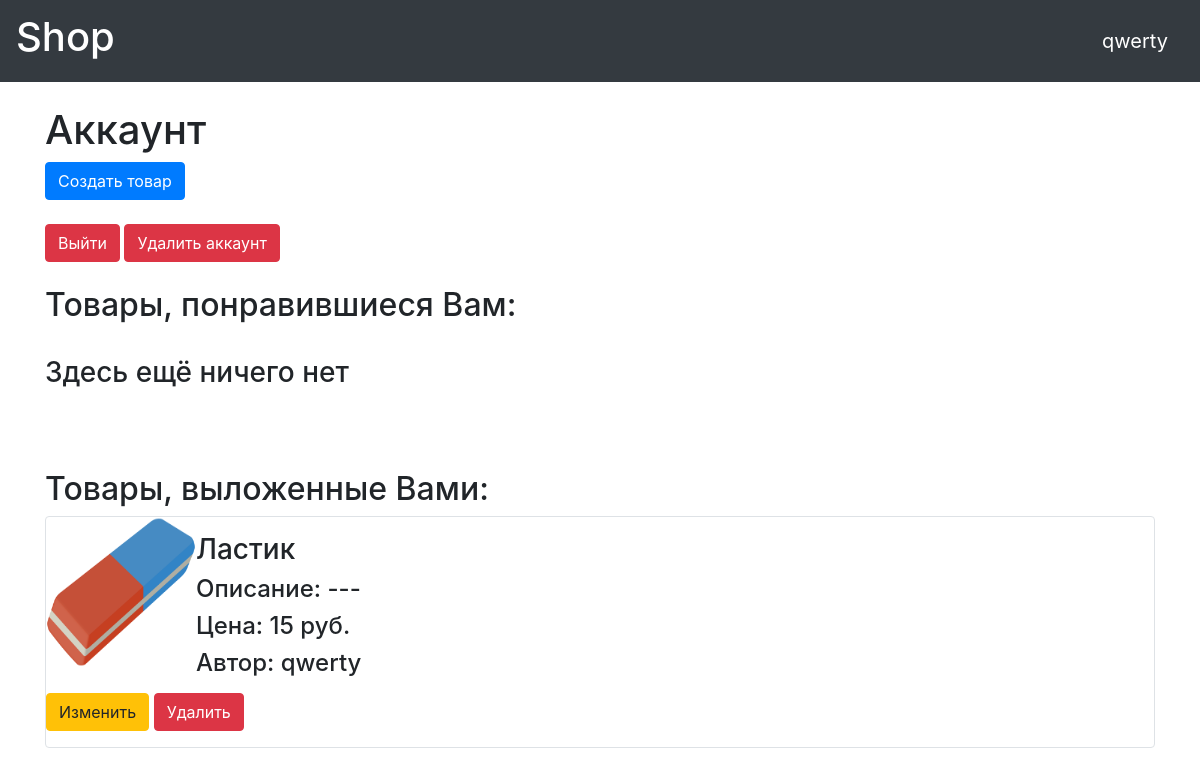
The app's page /account (signed in) with its own data.
### data/users.py (models this page shows, shortened)
class User(SqlAlchemyBase, UserMixin):
    __tablename__ = 'users'
    products = orm.relationship("Products", back_populates='user')
    id = sqlalchemy.Column(sqlalchemy.Integer,
                           primary_key=True, autoincrement=True)
    name = sqlalchemy.Column(sqlalchemy.String, nullable=True)
    email = sqlalchemy.Column(sqlalchemy.String,
                              index=True, unique=True, nullable=True)
    hashed_password = sqlalchemy.Column(sqlalchemy.String, nullable=True)
    role = sqlalchemy.Column(sqlalchemy.String)
    created_date = sqlalchemy.Column(sqlalchemy.DateTime,
                                     default=datetime.datetime.now)
    fav = sqlalchemy.Column(sqlalchemy.String)

### data/products.py (models this page shows)
class Products(SqlAlchemyBase):
    __tablename__ = 'products'
    id = sqlalchemy.Column(sqlalchemy.Integer,
                           primary_key=True, autoincrement=True)
    title = sqlalchemy.Column(sqlalchemy.String, nullable=True)
    content = sqlalchemy.Column(sqlalchemy.String, nullable=True)
    created_date = sqlalchemy.Column(sqlalchemy.DateTime,
                                     default=datetime.datetime.now)
    photo = sqlalchemy.Column(sqlalchemy.String)
    price = sqlalchemy.Column(sqlalchemy.Integer)
    user_id = sqlalchemy.Column(sqlalchemy.Integer,
                                sqlalchemy.ForeignKey("users.id"))
    user = orm.relationship('User')

### main.py (the view)
@app.route("/account")
@login_required
def account():
    db_sess = db_session.create_session()
    products = db_sess.query(Products)
    if current_user.fav != '':
        list_of_fav = current_user.fav.split(';')
        fav = []
        for i in list_of_fav:
            fav.append(int(i))
    else:
        fav = []
    return render_template("account.html", products=products, fav=fav)

### data/db_session.py (called while the page is built)
def create_session() -> Session:
    global __factory
    return __factory()

### main.py (called while the page is built)
@login_manager.user_loader
def load_user(user_id):
    db_sess = db_session.create_session()
    return db_sess.query(User).get(user_id)

### templates/account.html
{% extends "base.html" %}
{% block content %}
<br>
<h1>Аккаунт</h1>
{% if current_user.is_authenticated and current_user.role == "Продавец" %}
<a class="btn btn-primary" href="/products">Создать товар</a>
<br><br/>
{% endif %}
<a class="btn btn-danger" href="/logout">Выйти</a>
<a class="btn btn-danger" href="/delete_account/{{ current_user.id }}">Удалить аккаунт</a>
<br><br/>
<h2>Товары, понравившиеся Вам:</h2>
{% if fav != [] %}
{% for item in products%}
{% for i in fav %}
{% if item.id == i %}
<div class="col-md6 border rounded">
    <img src="/static/img/{{item.photo}}" width=150 height=150 align="left" alt="Что-то пошло не так">
    <p>
    <h3>{{item.title}}</h3>
    <h4>Описание: {{item.content}}</h4>
    <h4>Цена: {{item.price}} руб.</h4>
    <h4>Автор: {{item.user.name}}</h4>
    </p>
    <a href="/delete_fav/{{ item.id }}" class="btn btn-danger">
        Удалить из корзины
    </a>
</div>
{% endif %}
{% endfor %}
{% endfor %}
{% else %}
<br>
<h3>Здесь ещё ничего нет</h3>
<br>
{% endif %}
<br><br/>
{% if current_user.is_authenticated and current_user.role == "Продавец" %}
<h2> Товары, выложенные Вами:</h2>
{% for item in products%}
{% if current_user == item.user %}
<div class="col-md6 border rounded">
    <img src="/static/img/{{item.photo}}" width=150 height=150 align="left" alt="Что-то пошло не так">
    <p>
    <h3>{{item.title}}</h3>
    <h4>Описание: {{item.content}}</h4>
    <h4>Цена: {{item.price}} руб.</h4>
    <h4>Автор: {{item.user.name}}</h4>
    </p>
    <p><a href="/products/{{ item.id }}" class="btn btn-warning">
        Изменить
    </a>
        <a href="/products_delete/{{ item.id }}" class="btn btn-danger">
            Удалить
        </a>
    </p>
</div>
{% endif %}
{% endfor %}
{% endif %}
{% endblock %}

### templates/base.html (shortened to what this page needs)
<!doctype html>
<html lang="en">
<head>
    <link rel="stylesheet"
          href="https://stackpath.bootstrapcdn.com/bootstrap/4.4.1/css/bootstrap.min.css"
>
</head>
<body>
<header>
    <nav class="navbar navbar-dark bg-dark">
        <a class="navbar-brand" href="/"><h1>Shop</h1></a>
        {% if current_user.is_authenticated %}
            <a class="navbar-brand" href="/account">{{ current_user.name }}</a>
        {% else %}
            <p>
            <a class="btn btn-primary " href="/register">Зарегистрироваться</a>
            <a class="btn btn-success" href="/login">Войти</a>
            </p>
        {% endif %}
    </nav>
</header>
<main role="main" class="container">
    {% block content %}{% endblock %}
</main>
</body>
</html>

### records on screen
User: name "qwerty"
Products: photo (picture), title "Ластик", content "---", price "15", user.name "qwerty"
